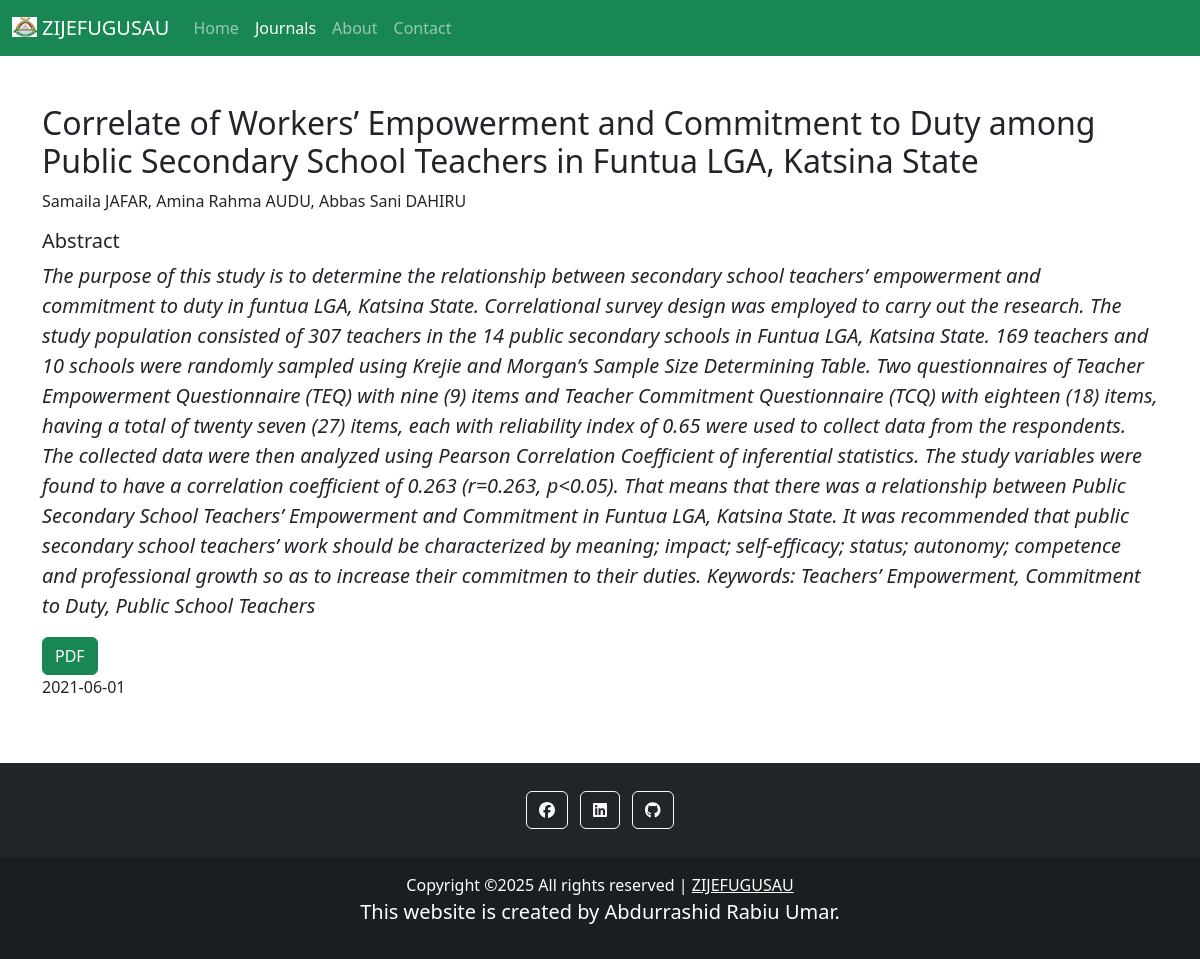
Screenshot of /read_article11.php with the database file from the repository.
### tables this page shows
CREATE TABLE `articles` (
  `id` int(11) NOT NULL,
  `journals_id` int(11) NOT NULL,
  `author_name` varchar(300) NOT NULL,
  `article_name` varchar(300) NOT NULL,
  `abstract` text NOT NULL,
  `visible` tinyint(1) NOT NULL,
  `date` date NOT NULL,
  `pdf` varchar(300) NOT NULL
);

### read_article11.php (the view, shortened to what this page needs)
<?php
    require 'includes/connection.php';
?>
<!DOCTYPE html>
<html>
<head>
    <link rel='stylesheet' type='text/css' media='screen' href='css/styles.css'>
    <link rel='stylesheet' type='text/css' media='screen' href='css/bootstrap.css'>
    <link rel='stylesheet' type='text/css' media='screen' href='css/bootstrap.min.css'>
    <link rel='stylesheet' type='text/css' media='screen' href='fontawesome-free-6.2.0-web/css/all.css'>
    <link rel='stylesheet' type='text/css' media='screen' href='fontawesome-free-6.2.0-web/css/all.min.css'>
</head>
<body>
    <nav class="navbar navbar-dark bg-success navbar-expand-sm">
        <div class="container-fluid">
        <a class="navbar-brand" href="https://www.zijefugusau.com.ng"><img src="img/favicon.ico" alt=""style="height: 20px; width: 25px; margin-bottom: 5px; margin-right: 5px;">ZIJEFUGUSAU</a>
            <div class="collapse navbar-collapse" id="navbarNav">
                <ul class="navbar-nav">
                    <li class="nav-item">
                        <a class="nav-link" aria-current="page" href="index.php">Home</a>
                    </li>
                    <li class="nav-item">
                        <a class="nav-link active" aria-current="page" href="journals.php">Journals</a>
                    </li>
                    <li class="nav-item">
                        <a class="nav-link" aria-current="page" href="about.php">About</a>
                    </li>
                    <li class="nav-item">
                        <a class="nav-link" aria-current="page" href="contact.php">Contact</a>
                    </li>
                </ul>
            </div>
        </div>
    </nav>
    <div class="container mt-5 mb-5">
        <?php
            $query = "SELECT * FROM articles WHERE id = 11";
            $result = mysqli_query($conn, $query);
            while ($row = mysqli_fetch_assoc($result)){
                echo "<div class='row'>";
                    echo "<div class='col'>";
                        echo "<h2>{$row['article_name']}</h2>";
                        echo "<p>{$row['author_name']}</p>";
                        echo "<p class='h5'>Abstract</p>";
                        echo "<p class='lead fst-italic'>{$row['abstract']}</p>";
                        echo "<a href='pdf/{$row['pdf']}' class='btn btn-success'>PDF</a>";
                        echo "<p>{$row['date']}</p>";
                    echo "</div>";
                echo "</div>";
            }
        ?>
    </div>
    <footer class="bg-dark text-center text-white">
        <div class="container p-4 pb-0">
            <section class="mb-4">
            <a class="btn btn-outline-light btn-floating m-1" href="https://web.facebook.com/abdurrashid.rabiuumar.94" role="button">
                <i class="fab fa-facebook"></i>
            </a>
            <a class="btn btn-outline-light btn-floating m-1" href="https://www.linkedin.com/in/abdurrashid-rabiu-886220208/" role="button">
                <i class="fab fa-linkedin"></i>
            </a>
            <a class="btn btn-outline-light btn-floating m-1" href="https://github.com/Abdurrashid-Rabiu" role="button">
                <i class="fab fa-github"></i>
            </a>
            </section>
        </div>
        <div class="text-center p-3" style="background-color: rgba(0, 0, 0, 0.2);">
            Copyright &copy;<script>document.write(new Date().getFullYear());</script> All rights reserved | <a class="text-white" href="https://www.zijefugusau.com.ng">ZIJEFUGUSAU</a>
            <p class="lead">This website is created by Abdurrashid Rabiu Umar.</p>
        </div>
    </footer>
</body>
</html>

### css/styles.css (style rules this page uses)
img { height: 300px; width: 300px; }

### rows the page displays
articles: article_name "Correlate of Workers’ Empowerment and Commitment to Duty among Public Secondary School Teachers in Funtua LGA, Katsina State", author_name "Samaila JAFAR, Amina Rahma AUDU, Abbas Sani DAHIRU", abstract "The purpose of this study is to determine the relationship between secondary school teachers’ empowerment and commitment to duty in funtua LGA, Katsina State. Correlational survey design was employed to carry out the research. The study population consisted of 307 teachers in the 14 public secondary schools in Funtua LGA, Katsina State. 169 teachers and 10 schools were randomly sampled using Krejie and Morgan’s Sample Size Determining Table. Two questionnaires of Teacher Empowerment Questionnaire (TEQ) with nine (9) items and Teacher Commitment Questionnaire (TCQ) with eighteen (18) items, having a total of twenty seven (27) items, each with reliability index of 0.65 were used to collect…", date "2021-06-01"
